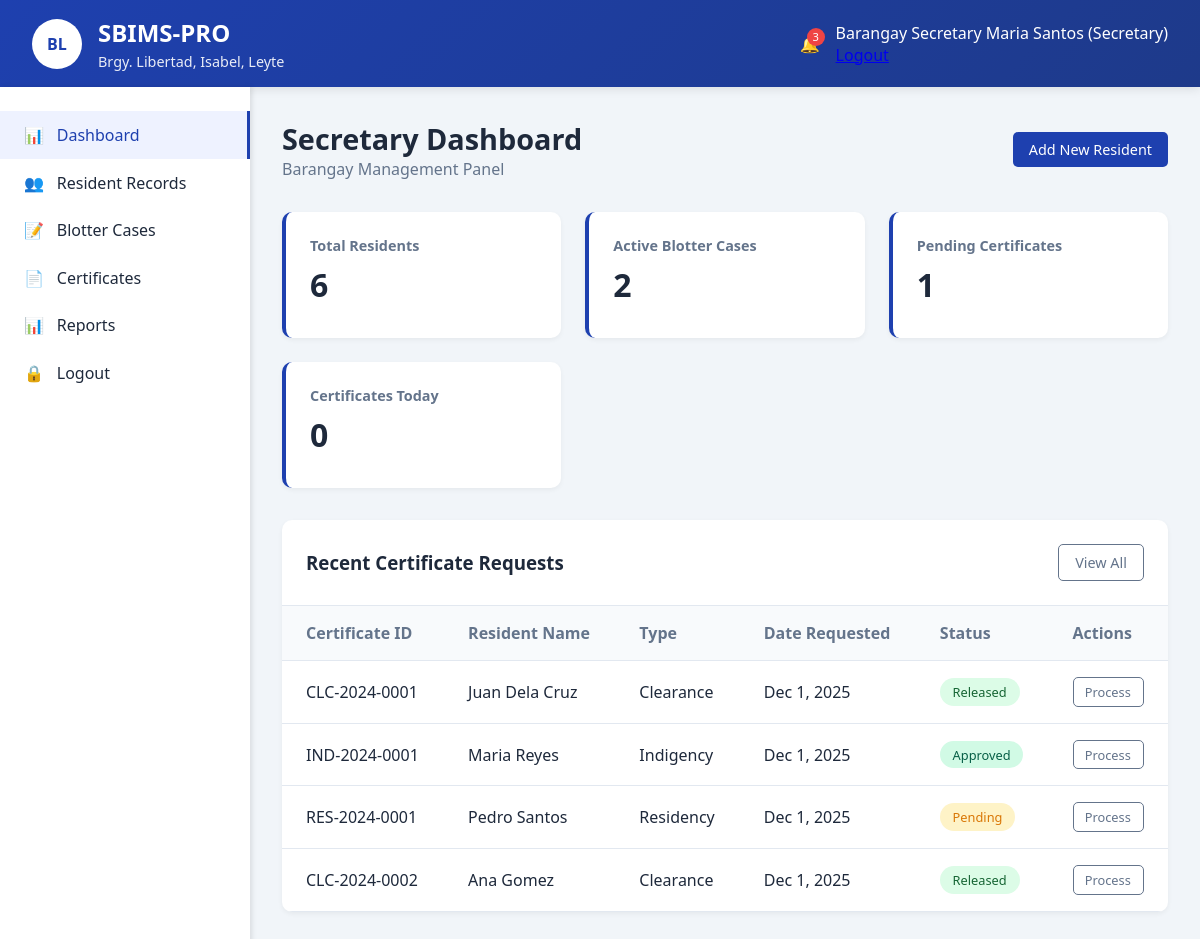
Screenshot of /secretary/dashboard.php (signed in) with the database file from the repository.
### tables this page shows
CREATE TABLE `certificates` (
  `id` int(11) NOT NULL,
  `certificate_id` varchar(20) NOT NULL,
  `resident_id` int(11) NOT NULL,
  `certificate_type` enum('Clearance','Indigency','Residency') NOT NULL,
  `purpose` text NOT NULL,
  `status` enum('Pending','Approved','Released') DEFAULT 'Pending',
  `issued_by` int(11) DEFAULT NULL,
  `approved_by` int(11) DEFAULT NULL,
  `issued_date` datetime DEFAULT NULL,
  `created_at` timestamp NOT NULL DEFAULT current_timestamp()
);

CREATE TABLE `residents` (
  `id` int(11) NOT NULL,
  `resident_id` varchar(20) NOT NULL,
  `first_name` varchar(50) NOT NULL,
  `middle_name` varchar(50) DEFAULT NULL,
  `last_name` varchar(50) NOT NULL,
  `birthdate` date NOT NULL,
  `gender` enum('Male','Female') NOT NULL,
  `civil_status` enum('Single','Married','Widowed','Divorced') NOT NULL,
  `contact_number` varchar(15) DEFAULT NULL,
  `email` varchar(100) DEFAULT NULL,
  `address` text NOT NULL,
  `purok` varchar(50) NOT NULL,
  `household_number` varchar(20) DEFAULT NULL,
  `is_voter` tinyint(1) DEFAULT 0,
  `is_4ps` tinyint(1) DEFAULT 0,
  `is_senior` tinyint(1) DEFAULT 0,
  `is_pwd` tinyint(1) DEFAULT 0,
  `created_at` timestamp NOT NULL DEFAULT current_timestamp(),
  `updated_at` timestamp NOT NULL DEFAULT current_timestamp() ON UPDATE current_timestamp()
);

### config/functions.php (called while the page is built, shortened)
<?php
function formatDate($date) {
    return date('M j, Y', strtotime($date));
}
?>

### secretary/dashboard.php (the view, shortened to what this page needs)
<?php
require_once '../config/functions.php';
$database = new Database();
$db = $database->getConnection();
$resident_query = "SELECT COUNT(*) as total FROM residents";
$resident_stmt = $db->prepare($resident_query);
$resident_stmt->execute();
$total_residents = $resident_stmt->fetch(PDO::FETCH_ASSOC)['total'];
$blotter_query = "SELECT COUNT(*) as active FROM blotters WHERE status IN ('Pending', 'Ongoing')";
$blotter_stmt = $db->prepare($blotter_query);
$blotter_stmt->execute();
$active_blotters = $blotter_stmt->fetch(PDO::FETCH_ASSOC)['active'];
$cert_query = "SELECT COUNT(*) as pending FROM certificates WHERE status = 'Pending'";
$cert_stmt = $db->prepare($cert_query);
$cert_stmt->execute();
$pending_certificates = $cert_stmt->fetch(PDO::FETCH_ASSOC)['pending'];
$recent_certs_query = "SELECT c.*, r.first_name, r.last_name
                      FROM certificates c
                      JOIN residents r ON c.resident_id = r.id
                      ORDER BY c.created_at DESC
                      LIMIT 5";
$recent_certs_stmt = $db->prepare($recent_certs_query);
$recent_certs_stmt->execute();
$recent_certificates = $recent_certs_stmt->fetchAll(PDO::FETCH_ASSOC);
?>
<?php include '../includes/header.php'; ?>
<?php include '../includes/topbar.php'; ?>
<div class="main-container">
    <?php include '../includes/sidebar.php'; ?>
    <main class="content">
        <div class="page-header">
            <div class="page-title">
                <h1>Secretary Dashboard</h1>
                <p>Barangay Management Panel</p>
            </div>
            <div class="page-actions">
                <a href="residents_add.php" class="btn btn-primary">Add New Resident</a>
            </div>
        </div>
        <div class="stats-grid">
            <div class="stat-card">
                <h3>Total Residents</h3>
                <div class="stat-value"><?php echo $total_residents; ?></div>
            </div>
            <div class="stat-card">
                <h3>Active Blotter Cases</h3>
                <div class="stat-value"><?php echo $active_blotters; ?></div>
            </div>
            <div class="stat-card">
                <h3>Pending Certificates</h3>
                <div class="stat-value"><?php echo $pending_certificates; ?></div>
            </div>
            <div class="stat-card">
                <h3>Certificates Today</h3>
                <div class="stat-value">0</div>
            </div>
        </div>
        <div class="data-table">
            <div class="table-header">
                <h3>Recent Certificate Requests</h3>
                <a href="certificates.php" class="btn btn-outline">View All</a>
            </div>
            <table>
                <thead>
                    <tr>
                        <th>Certificate ID</th>
                        <th>Resident Name</th>
                        <th>Type</th>
                        <th>Date Requested</th>
                        <th>Status</th>
                        <th>Actions</th>
                    </tr>
                </thead>
                <tbody>
                    <?php foreach ($recent_certificates as $cert): ?>
                    <tr>
                        <td><?php echo htmlspecialchars($cert['certificate_id']); ?></td>
                        <td><?php echo htmlspecialchars($cert['first_name'] . ' ' . $cert['last_name']); ?></td>
                        <td><?php echo htmlspecialchars($cert['certificate_type']); ?></td>
                        <td><?php echo formatDate($cert['created_at']); ?></td>
                        <td><span class="status status-<?php echo strtolower($cert['status']); ?>"><?php echo $cert['status']; ?></span></td>
                        <td>
                            <a href="certificate_<?php echo strtolower($cert['certificate_type']); ?>.php?id=<?php echo $cert['id']; ?>" class="btn btn-sm btn-outline">Process</a>
                        </td>
                    </tr>
                    <?php endforeach; ?>
                </tbody>
            </table>
        </div>
    </main>
</div>
<?php include '../includes/footer.php'; ?>

### assets/css/main.css (style rules this page uses)
:root { --primary: #1e40af; --primary-dark: #1e3a8a; --secondary: #64748b; --success: #10b981; --warning: #f59e0b; --danger: #ef4444; --light: #f8fafc; --dark: #1e293b; }
* { margin: 0; padding: 0; box-sizing: border-box; font-family: 'Segoe UI', Tahoma, Geneva, Verdana, sans-serif; }
body { background-color: #f1f5f9; color: var(--dark); }
.main-container { display: flex; min-height: calc(100vh - 80px); }
.content { flex: 1; padding: 2rem; }
.page-header { display: flex; justify-content: space-between; align-items: center; margin-bottom: 2rem; }
.page-title h1 { font-size: 1.8rem; color: var(--dark); }
.page-title p { color: var(--secondary); }
.btn { padding: 0.5rem 1rem; border: none; border-radius: 5px; cursor: pointer; font-weight: 500; display: flex; align-items: center; gap: 0.5rem; transition: all 0.3s; text-decoration: none; font-size: 0.9rem; }
.btn-primary { background: var(--primary); color: white; }
.btn-outline { background: transparent; border: 1px solid var(--secondary); color: var(--secondary); }
.btn-sm { padding: 0.3rem 0.7rem; font-size: 0.8rem; }

### assets/css/dashboard.css (style rules this page uses)
.stats-grid { display: grid; grid-template-columns: repeat(auto-fill, minmax(240px, 1fr)); gap: 1.5rem; margin-bottom: 2rem; }
.stat-card { background: white; border-radius: 10px; padding: 1.5rem; box-shadow: 0 2px 5px rgba(0,0,0,0.05); border-left: 4px solid var(--primary); }
.stat-card h3 { font-size: 0.9rem; color: var(--secondary); margin-bottom: 0.5rem; }
.stat-value { font-size: 2rem; font-weight: bold; color: var(--dark); margin-bottom: 0.5rem; }
.data-table { background: white; border-radius: 10px; overflow: hidden; box-shadow: 0 2px 5px rgba(0,0,0,0.05); margin-bottom: 2rem; }
.table-header { padding: 1.5rem; border-bottom: 1px solid #e2e8f0; display: flex; justify-content: space-between; align-items: center; }
.table-header h3 { color: var(--dark); }
table { width: 100%; border-collapse: collapse; }
th, td { padding: 1rem 1.5rem; text-align: left; border-bottom: 1px solid #e2e8f0; }
th { background: #f8fafc; font-weight: 600; color: var(--secondary); }
.status { padding: 0.3rem 0.8rem; border-radius: 20px; font-size: 0.8rem; font-weight: 500; display: inline-block; }
.status-pending { background: #fef3c7; color: #d97706; }
.status-approved { background: #d1fae5; color: #065f46; }
.status-released { background: #dcfce7; color: #166534; }

### rows the page displays
certificates: certificate "CLC-2024-0001", resident.last_name "Juan Dela Cruz", certificate_type "Clearance", created_at "Dec 1, 2025", status "Released"
certificates: certificate "IND-2024-0001", resident.last_name "Maria Reyes", certificate_type "Indigency", created_at "Dec 1, 2025", status "Approved"
certificates: certificate "RES-2024-0001", resident.last_name "Pedro Santos", certificate_type "Residency", created_at "Dec 1, 2025", status "Pending"
certificates: certificate "CLC-2024-0002", resident.last_name "Ana Gomez", certificate_type "Clearance", created_at "Dec 1, 2025", status "Released"

### other values shown
$_SESSION['full_name'] "Barangay Secretary Maria Santos"
$_SESSION['user_role'] "Secretary"
$total_residents "6"
$active_blotters "2"
$pending_certificates "1"
